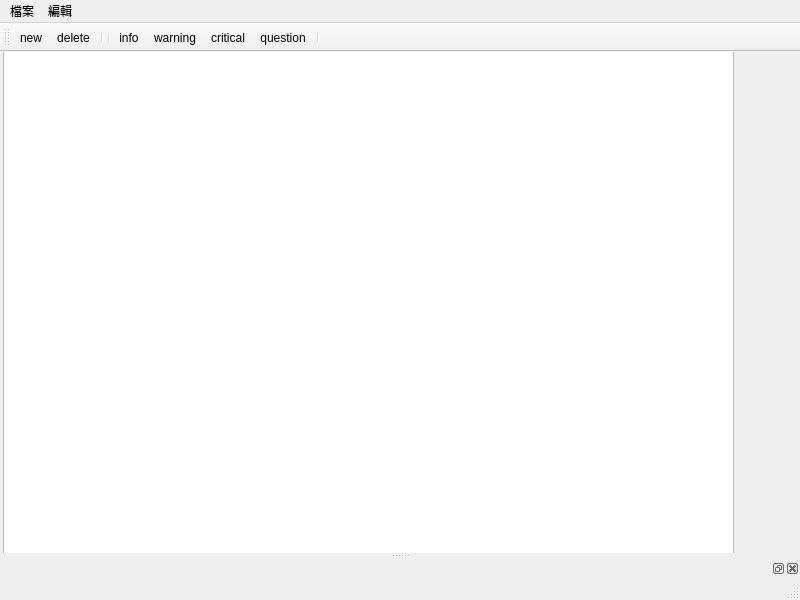
<?xml version="1.0" encoding="UTF-8"?>
<ui version="4.0">
 <class>MainWindow</class>
 <widget class="QMainWindow" name="MainWindow">
  <property name="geometry">
   <rect>
    <x>0</x>
    <y>0</y>
    <width>800</width>
    <height>600</height>
   </rect>
  </property>
  <property name="windowTitle">
   <string>MainWindow</string>
  </property>
  <widget class="QWidget" name="centralwidget">
   <widget class="QTextEdit" name="textEdit">
    <property name="geometry">
     <rect>
      <x>3</x>
      <y>-7</y>
      <width>731</width>
      <height>521</height>
     </rect>
    </property>
    <property name="font">
     <font>
      <family>微軟正黑體</family>
      <pointsize>26</pointsize>
     </font>
    </property>
   </widget>
  </widget>
  <widget class="QMenuBar" name="menubar">
   <property name="geometry">
    <rect>
     <x>0</x>
     <y>0</y>
     <width>800</width>
     <height>23</height>
    </rect>
   </property>
   <widget class="QMenu" name="menu">
    <property name="title">
     <string>檔案</string>
    </property>
    <widget class="QMenu" name="menurecentFile">
     <property name="title">
      <string>recentFile</string>
     </property>
     <addaction name="action1_txt"/>
     <addaction name="actionmyfile_dwg"/>
    </widget>
    <addaction name="actionnew"/>
    <addaction name="actiondelete"/>
    <addaction name="menurecentFile"/>
    <addaction name="separator"/>
    <addaction name="actioninfo"/>
    <addaction name="actionwarning"/>
    <addaction name="actioncritical"/>
    <addaction name="actionquestion"/>
   </widget>
   <widget class="QMenu" name="menu_2">
    <property name="title">
     <string>編輯</string>
    </property>
   </widget>
   <addaction name="menu"/>
   <addaction name="menu_2"/>
  </widget>
  <widget class="QStatusBar" name="statusbar"/>
  <widget class="QToolBar" name="toolBar">
   <property name="windowTitle">
    <string>toolBar</string>
   </property>
   <property name="allowedAreas">
    <set>Qt::LeftToolBarArea|Qt::RightToolBarArea|Qt::TopToolBarArea</set>
   </property>
   <attribute name="toolBarArea">
    <enum>TopToolBarArea</enum>
   </attribute>
   <attribute name="toolBarBreak">
    <bool>false</bool>
   </attribute>
   <addaction name="actionnew"/>
   <addaction name="actiondelete"/>
   <addaction name="separator"/>
   <addaction name="separator"/>
   <addaction name="actioninfo"/>
   <addaction name="actionwarning"/>
   <addaction name="actioncritical"/>
   <addaction name="actionquestion"/>
   <addaction name="separator"/>
  </widget>
  <widget class="QDockWidget" name="dockWidget">
   <property name="features">
    <set>QDockWidget::DockWidgetClosable|QDockWidget::DockWidgetFloatable|QDockWidget::DockWidgetMovable</set>
   </property>
   <attribute name="dockWidgetArea">
    <number>8</number>
   </attribute>
   <widget class="QWidget" name="dockWidgetContents"/>
  </widget>
  <action name="actionnew">
   <property name="text">
    <string>new</string>
   </property>
  </action>
  <action name="actiondelete">
   <property name="text">
    <string>delete</string>
   </property>
  </action>
  <action name="action1_txt">
   <property name="text">
    <string>1.txt</string>
   </property>
  </action>
  <action name="actionmyfile_dwg">
   <property name="text">
    <string>myfile.dwg</string>
   </property>
  </action>
  <action name="actioninfo">
   <property name="text">
    <string>info</string>
   </property>
  </action>
  <action name="actionwarning">
   <property name="text">
    <string>warning</string>
   </property>
  </action>
  <action name="actioncritical">
   <property name="text">
    <string>critical</string>
   </property>
  </action>
  <action name="actionquestion">
   <property name="text">
    <string>question</string>
   </property>
  </action>
 </widget>
 <resources/>
 <connections/>
</ui>
